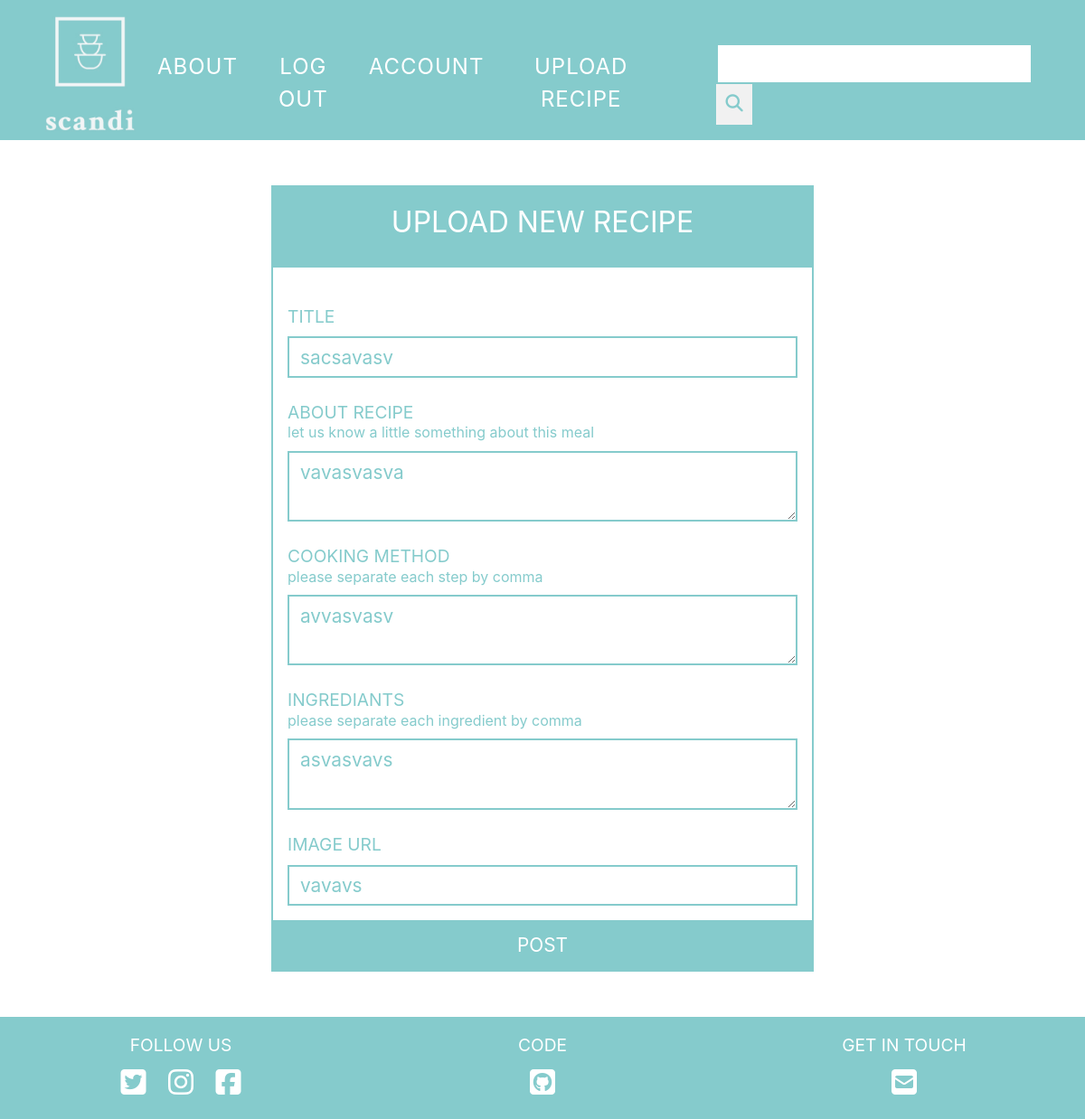
Screenshot of /2/update (signed in) with the database file from the repository.
### scandiKitchen/models.py (models this page shows, shortened)
class Recipe(db.Model):
    users = db.relationship(User)
    id = db.Column(db.Integer,primary_key=True)
    user_id = db.Column(db.Integer,db.ForeignKey('users.id'),nullable=False)
    date = db.Column(db.DateTime,nullable=False,default=datetime.utcnow)
    title = db.Column(db.String(100),nullable=False)
    text = db.Column(db.Text,nullable=False)
    cook_method = db.Column(db.Text,nullable=True)
    ingredients = db.Column(db.Text,nullable=True)
    recipe_image = db.Column(db.String(100),nullable=True)

### scandiKitchen/recipes/views.py (the view)
@recipes.route('/<int:recipe_id>/update',methods=['GET','POST'])
@login_required
def update(recipe_id):
    recipe = Recipe.query.get_or_404(recipe_id)
    if recipe.author != current_user:
        abort(403)
    form = RecipeForm()
    if form.validate_on_submit():
        recipe.title = form.title.data
        recipe.text = form.text.data
        recipe.cook_method = form.cook_method.data
        recipe.ingredients = form.ingredients.data
        recipe.recipe_image = form.recipe_image.data
        db.session.commit()
        return redirect(url_for('recipes.recipe',recipe_id=recipe.id))
    elif request.method == 'GET':
        form.title.data = recipe.title
        form.text.data = recipe.text
        form.cook_method.data = recipe.cook_method
        form.ingredients.data = recipe.ingredients
        form.recipe_image .data = recipe.recipe_image
    return render_template('create_recipe.html',title='Updating',form=form)

### scandiKitchen/recipes/forms.py
class RecipeForm(FlaskForm):
    title = StringField('Title',validators=[DataRequired()])
    text = TextAreaField('About recipe',validators=[DataRequired()])
    cook_method = TextAreaField('Cooking method',validators=[DataRequired()])
    ingredients = TextAreaField('Ingrediants',validators=[DataRequired()])
    recipe_image = StringField('Image URL', validators=[DataRequired('URL is required'),Regexp('^(http|https):\/\/[\w.\-]+(\.[\w.\-]+)+.*$', 0,
'URL must be a valid link')])
    submit = SubmitField('Post')

### scandiKitchen/models.py (called while the page is built)
@login_manager.user_loader
def load_user(user_id):
    return User.query.get(user_id)

### scandiKitchen/templates/create_recipe.html (shortened to what this page needs)
{% extends "base.html" %}
{% block content %}
<div class="container-fluid" align="center">
    <form class="register-form text-center" method='POST'>
        <div class="register-form-text">
            <h2>Upload new recipe</h2>
        </div>
        <div class="inputs-wrapper create-recipe-wrapper">
            {{form.title.label(class="recipe-label")}}{{form.title(class="form-control")}}
            {{form.text.label(class="recipe-label")}}<p class="create-recipe">let us know a little something about this meal</p>{{form.text(class="form-control")}}
            {{form.cook_method.label(class="recipe-label")}}<p class="create-recipe">please separate each step by comma</p>{{form.cook_method(class="form-control")}}
            {{form.ingredients.label(class="recipe-label")}}<p class="create-recipe">please separate each ingredient by comma</p>{{form.ingredients(class="form-control")}}
            {{form.recipe_image.label(class="recipe-label")}}{{form.recipe_image(class="form-control")}}
        </div>
        {{form.submit(class="btn btn-primary")}}
    </form>
</div>
{% endblock %}

### scandiKitchen/static/css/main.css (style rules this page uses)
body { margin: 0; padding: 0; overflow-x: hidden; }
* { border-radius: 0!important; }
.container-fluid { padding: 0; max-width: 1500px; }
.form-control { font-size: 1.3rem; background-color: rgba(255, 255, 255, .5); border: 1px solid rgba(255, 255, 255, .5); }
.btn { border: none; outline: none; padding: 12px 16px; background-color: #f1f1f1; cursor: pointer; }

### scandiKitchen/static/css/forms.css (style rules this page uses)
.register-form { width: 90%; border: 2px solid #85cbcc; margin: 50px 0 50px 0; }
.register-form-text { background-color: #85cbcc; padding: 20px 0 20px 0; }
.register-form-text h2 { color: #fff; font-weight: 400; text-transform: uppercase; margin-bottom: 10px; }
.inputs-wrapper { text-align: left; margin: 1em; }
label { display: inline-block; margin-bottom: .5rem; color: #85cbcc; text-transform: uppercase; font-size: 1.2rem; }
.form-control { background-color:white; color: #85cbcc; border: solid 2px #85cbcc; }
input#submit { width: 100%; background-color: #85cbcc; text-transform: uppercase; font-size: 1.3rem; }
p.create-recipe { margin-top: 0; color: #85cbcc; margin-bottom: 1.2rem; line-height: 1px; }
.recipe-label { margin-top: 1.5rem; }
@media (min-width: 1200px) { .register-form { width: 50%; } }

### rows the page displays
Recipe: title "sacsavasv", text "vavasvasva", cook_method "avvasvasv", ingredients "asvasvavs", recipe_image "vavavs"
